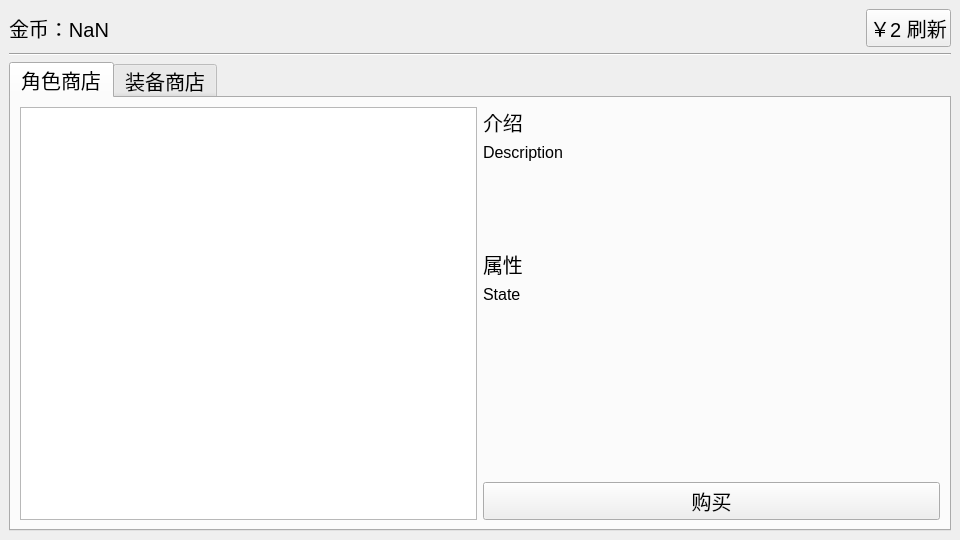
<?xml version="1.0" encoding="UTF-8"?>
<ui version="4.0">
    <class>shopWindow</class>
    <widget class="QMainWindow" name="shopWindow">
        <property name="geometry">
            <rect>
                <x>0</x>
                <y>0</y>
                <width>960</width>
                <height>540</height>
            </rect>
        </property>
        <property name="sizePolicy">
            <sizepolicy hsizetype="Fixed" vsizetype="Fixed">
                <horstretch>0</horstretch>
                <verstretch>0</verstretch>
            </sizepolicy>
        </property>
        <property name="windowTitle">
            <string>Shop</string>
        </property>
        <widget class="QWidget" name="centralwidget">
            <layout class="QVBoxLayout" name="verticalLayout">
                <item>
                    <layout class="QHBoxLayout" name="horizontalLayout">
                        <item>
                            <widget class="QLabel" name="shopGoldLabel">
                                <property name="font">
                                    <font>
                                        <pointsize>15</pointsize>
                                    </font>
                                </property>
                                <property name="text">
                                    <string>金币：NaN</string>
                                </property>
                            </widget>
                        </item>
                        <item>
                            <widget class="QPushButton" name="shopRefreshButton">
                                <property name="sizePolicy">
                                    <sizepolicy hsizetype="Maximum" vsizetype="Fixed">
                                        <horstretch>0</horstretch>
                                        <verstretch>0</verstretch>
                                    </sizepolicy>
                                </property>
                                <property name="font">
                                    <font>
                                        <pointsize>15</pointsize>
                                    </font>
                                </property>
                                <property name="text">
                                    <string>￥2 刷新</string>
                                </property>
                            </widget>
                        </item>
                    </layout>
                </item>
                <item>
                    <widget class="Line" name="line">
                        <property name="orientation">
                            <enum>Qt::Orientation::Horizontal</enum>
                        </property>
                    </widget>
                </item>
                <item>
                    <widget class="QTabWidget" name="tabWidget">
                        <property name="font">
                            <font>
                                <pointsize>15</pointsize>
                            </font>
                        </property>
                        <property name="currentIndex">
                            <number>0</number>
                        </property>
                        <widget class="QWidget" name="chessShop">
                            <attribute name="title">
                                <string>角色商店</string>
                            </attribute>
                            <layout class="QHBoxLayout" name="horizontalLayout_2">
                                <item>
                                    <widget class="QListView" name="shopChessList" />
                                </item>
                                <item>
                                    <layout class="QVBoxLayout" name="verticalLayout_2"
                                        stretch="0,0,0,0,0,0">
                                        <property name="sizeConstraint">
                                            <enum>QLayout::SizeConstraint::SetDefaultConstraint</enum>
                                        </property>
                                        <item alignment="Qt::AlignmentFlag::AlignTop">
                                            <widget class="QLabel" name="descriptionLabelTitle">
                                                <property name="sizePolicy">
                                                    <sizepolicy hsizetype="Preferred"
                                                        vsizetype="Maximum">
                                                        <horstretch>0</horstretch>
                                                        <verstretch>0</verstretch>
                                                    </sizepolicy>
                                                </property>
                                                <property name="text">
                                                    <string>介绍</string>
                                                </property>
                                            </widget>
                                        </item>
                                        <item>
                                            <widget class="QLabel" name="descriptionLabel">
                                                <property name="sizePolicy">
                                                    <sizepolicy hsizetype="Expanding"
                                                        vsizetype="Maximum">
                                                        <horstretch>0</horstretch>
                                                        <verstretch>0</verstretch>
                                                    </sizepolicy>
                                                </property>
                                                <property name="minimumSize">
                                                    <size>
                                                        <width>0</width>
                                                        <height>100</height>
                                                    </size>
                                                </property>
                                                <property name="font">
                                                    <font>
                                                        <pointsize>12</pointsize>
                                                    </font>
                                                </property>
                                                <property name="text">
                                                    <string>Description</string>
                                                </property>
                                                <property name="alignment">
                                                    <set>
                                                        Qt::AlignmentFlag::AlignLeading|Qt::AlignmentFlag::AlignLeft|Qt::AlignmentFlag::AlignTop</set>
                                                </property>
                                            </widget>
                                        </item>
                                        <item>
                                            <widget class="QLabel" name="propertyLabelTitle">
                                                <property name="sizePolicy">
                                                    <sizepolicy hsizetype="Preferred"
                                                        vsizetype="Maximum">
                                                        <horstretch>0</horstretch>
                                                        <verstretch>0</verstretch>
                                                    </sizepolicy>
                                                </property>
                                                <property name="text">
                                                    <string>属性</string>
                                                </property>
                                            </widget>
                                        </item>
                                        <item>
                                            <widget class="QLabel" name="propertyLabel">
                                                <property name="sizePolicy">
                                                    <sizepolicy hsizetype="Expanding"
                                                        vsizetype="Maximum">
                                                        <horstretch>0</horstretch>
                                                        <verstretch>0</verstretch>
                                                    </sizepolicy>
                                                </property>
                                                <property name="minimumSize">
                                                    <size>
                                                        <width>0</width>
                                                        <height>100</height>
                                                    </size>
                                                </property>
                                                <property name="font">
                                                    <font>
                                                        <pointsize>12</pointsize>
                                                    </font>
                                                </property>
                                                <property name="text">
                                                    <string>State</string>
                                                </property>
                                                <property name="alignment">
                                                    <set>
                                                        Qt::AlignmentFlag::AlignLeading|Qt::AlignmentFlag::AlignLeft|Qt::AlignmentFlag::AlignTop</set>
                                                </property>
                                            </widget>
                                        </item>
                                        <item>
                                            <spacer name="verticalSpacer">
                                                <property name="orientation">
                                                    <enum>Qt::Orientation::Vertical</enum>
                                                </property>
                                                <property name="sizeHint" stdset="0">
                                                    <size>
                                                        <width>20</width>
                                                        <height>40</height>
                                                    </size>
                                                </property>
                                            </spacer>
                                        </item>
                                        <item>
                                            <widget class="QPushButton" name="purchaseButton">
                                                <property name="text">
                                                    <string>购买</string>
                                                </property>
                                            </widget>
                                        </item>
                                    </layout>
                                </item>
                            </layout>
                        </widget>
                        <widget class="QWidget" name="equipmentShop">
                            <attribute name="title">
                                <string>装备商店</string>
                            </attribute>
                        </widget>
                    </widget>
                </item>
            </layout>
        </widget>
    </widget>
    <resources />
    <connections />
</ui>
